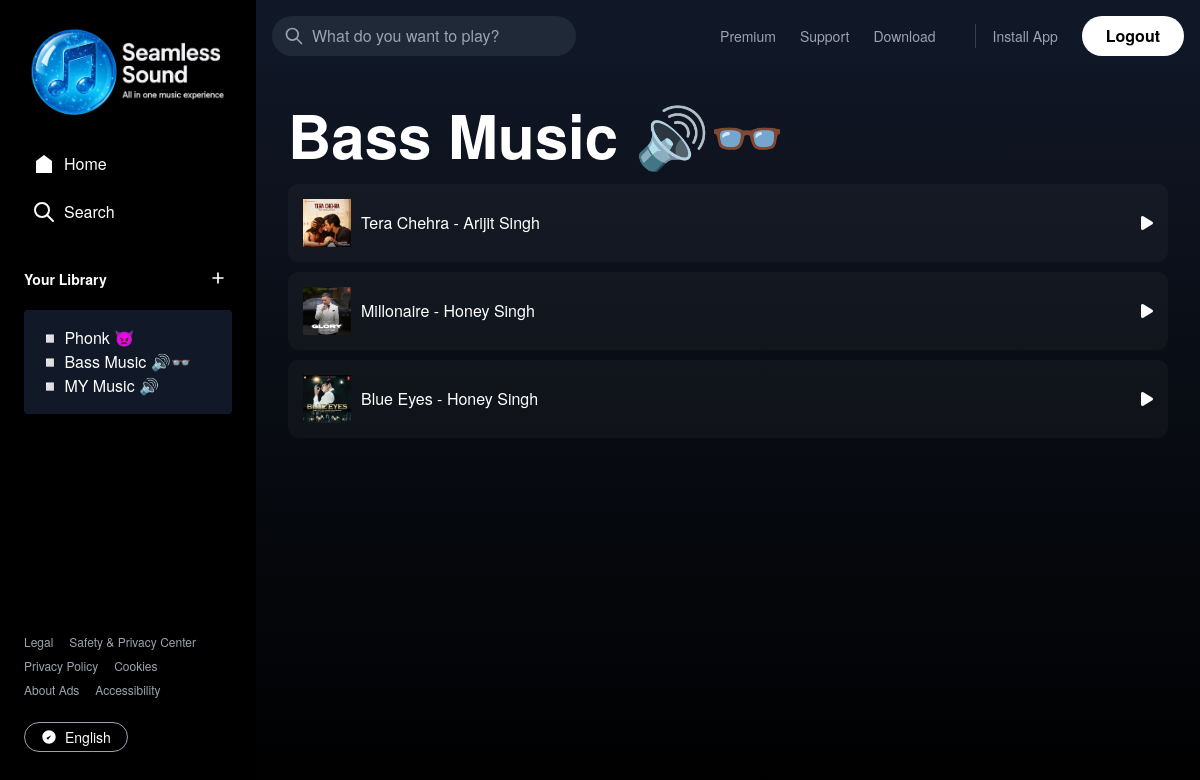
The page /playlists/5/ (signed in) on the database its author committed.
### music/models.py (models this page shows, shortened)
class Playlist(models.Model):
    name = models.CharField(max_length=100)
    user = models.ForeignKey(User, on_delete=models.CASCADE)
    songs = models.ManyToManyField(Song, related_name='playlists')
    created_at = models.DateTimeField(auto_now_add=True)

class Song(models.Model):
    title = models.CharField(max_length=100)
    artist = models.ForeignKey(Artist, on_delete=models.CASCADE)
    album = models.CharField(max_length=100, blank=True, null=True)
    audio_file = models.FileField(upload_to='songs/')  # Stores music files in 'media/songs/'
    cover_image = models.ImageField(upload_to='covers/', blank=True, null=True)  # Optional
    duration = models.CharField(max_length=20, blank=True)  # e.g., "3:45"
    lyrics = models.TextField(null=True, blank=True)

class Artist(models.Model):
    name = models.CharField(max_length=20)
    image = models.ImageField(upload_to='covers/', blank=True, null=True)  # Optional
    def __str__(self):
        return f"{self.name}"

### music/views.py (the view)
# urls.py: path('playlists/<int:pk>/', views.view_playlist, name='view_playlist'),
def view_playlist(request, pk):
    playlists = Playlist.objects.filter(user=request.user)
    playlist = get_object_or_404(Playlist, pk=pk)
    return render(request, 'music/view_playlist.html', {'playlist': playlist, 'playlists':playlists})

### music/templates/music/view_playlist.html (shortened to what this page needs)
{% extends 'base.html' %}
{% block content %}
<div class="p-8">
  <h2 class="text-6xl font-bold mb-5">{{ playlist.name }}</h2>
    {% for song in playlist.songs.all %}
        <a href="{% url 'song' song.id %}">
          <div id="songs-card">
            <div>
              <img class="size-12" src="{{song.cover_image.url}}" alt="">
              <p>{{ song.title }} - {{ song.artist }}</p>
            </div>
            <div>
              <i class="fa-solid fa-play"></i>
            </div>
          </div>
        </a>
    {% endfor %}
</div>
{% endblock %}

### music/templates/base.html (shortened to what this page needs)
{% load static %}
<!DOCTYPE html>
<html lang="en">
<head>
  <script src="https://cdn.tailwindcss.com"></script>
  <link rel="stylesheet" href="https://cdnjs.cloudflare.com/ajax/libs/font-awesome/6.4.0/css/all.min.css">
  <link rel="stylesheet" href="{% static 'css/base.css' %}">
</head>
<body class="bg-black text-white">
  <div class="flex h-screen">
    <div class="w-64 bg-black p-6 flex flex-col">
      <div class="mb-6 grid place-content-center">
        <a href="{% url 'home' %}">
          <img class="size-24 w-full" src="{% static 'images/logo1.png' %}" alt="">
        </a>
      </div>
      <nav class="mb-8">
        <ul class="space-y-2">
          <li>
            <a href="{% url 'home' %}" class="flex items-center p-2 rounded hover:bg-gray-800">
              <svg class="w-6 h-6 mr-2" fill="currentColor" viewBox="0 0 24 24">
                <path d="M12 3L4 9v12h16V9l-8-6z"/>
              </svg>
              <span>Home</span>
            </a>
          </li>
          <li>
            <a href="#search-bar" class="flex items-center p-2 rounded hover:bg-gray-800">
              <svg class="w-6 h-6 mr-2" fill="currentColor" viewBox="0 0 24 24">
                <path d="M10 18a8 8 0 100-16 8 8 0 000 16zm0-14a6 6 0 11-0.01 12.01A6 6 0 0110 4z"/>
                <path d="M21 21l-6-6" stroke="currentColor" stroke-width="2" stroke-linecap="round"/>
              </svg>
              <span>Search</span>
            </a>
          </li>
        </ul>
      </nav>
      <div class="flex items-center justify-between mb-4">
        <h2 class="text-sm font-bold">Your Library</h2>
        <a href="{% url 'create_playlist' %}">
          <button class="text-white hover:bg-gray-800 p-1 rounded-full">
            <svg class="w-5 h-5" fill="none" stroke="currentColor" viewBox="0 0 24 24">
              <path stroke-linecap="round" stroke-linejoin="round" stroke-width="2" d="M12 6v6m0 0v6m0-6h6m-6 0H6"/>
            </svg>
          </button>
        </a>
      </div>
      <div class="bg-gray-900 rounded p-4 mb-4">
        {% if playlists %}
        <ul>
          {% for playlist in playlists %}
          <a href="{% url 'view_playlist' playlist.pk %}"><li class="">◽ {{playlist.name}}</li></a>
          {% endfor %}
        </ul>
        {% else %}
        <h3 class="font-bold mb-1">Create your first playlist</h3>
        <p class="text-sm text-gray-400 mb-4">It's easy, we'll help you</p>
        <a href="{% url 'create_playlist' %}"><button class="bg-white text-black rounded-full px-4 py-2 text-sm font-bold">Create playlist</button></a>
        {% endif %}
      </div>
      <div class="mt-auto">
        <div class="flex flex-wrap text-xs text-gray-400 mb-4">
          <a href="#" class="mr-4 mb-2 hover:underline">Legal</a>
          <a href="#" class="mr-4 mb-2 hover:underline">Safety & Privacy Center</a>
          <a href="#" class="mr-4 mb-2 hover:underline">Privacy Policy</a>
          <a href="#" class="mr-4 mb-2 hover:underline">Cookies</a>
          <a href="#" class="mr-4 mb-2 hover:underline">About Ads</a>
          <a href="#" class="mr-4 mb-2 hover:underline">Accessibility</a>
        </div>
        <div class="mb-6">
          <button class="border border-gray-400 rounded-full px-4 py-1 text-sm flex items-center">
            <svg class="w-4 h-4 mr-2" viewBox="0 0 24 24" fill="currentColor">
              <path d="M12 22C6.477 22 2 17.523 2 12S6.477 2 12 2s10 4.477 10 10-4.477 10-10 10zm-4-8.5l2.514 2.5L15.5 9.5"/>
            </svg>
            English
          </button>
        </div>
      </div>
    </div>
    <div class="flex-1 bg-gradient-to-b from-gray-900 to-black overflow-y-auto">
      <header class="flex items-center justify-between p-4 sticky top-0 bg-opacity-70 bg-gray-900 z-10">
        <div class="relative w-1/3">
          <form method="GET" action="{% url 'search_songs' %}">
              <input id="search-bar" type="text" name="q" placeholder="What do you want to play?" value="{{ query|default:'' }}" class="bg-gray-800 text-white rounded-full w-full py-2 px-10">
              <svg class="absolute left-3 top-2.5 w-5 h-5 text-gray-400" fill="none" stroke="currentColor" viewBox="0 0 24 24">
                <path stroke-linecap="round" stroke-linejoin="round" stroke-width="2" d="M21 21l-6-6m2-5a7 7 0 11-14 0 7 7 0 0114 0z"/>
              </svg>
          </form>
        </div>
        <div class="flex items-center">
          <a href="#" class="text-gray-400 hover:text-white mr-6 text-sm font-medium">Premium</a>
          <a href="#" class="text-gray-400 hover:text-white mr-6 text-sm font-medium">Support</a>
          <a href="#" class="text-gray-400 hover:text-white mr-6 text-sm font-medium">Download</a>
          <a href="#" class="text-gray-400 hover:text-white mr-6 text-sm font-medium">Install App</a>
          <a href="{% url 'logout' %}" class="bg-white hover:bg-gray-200 text-black font-bold py-2 px-6 rounded-full">Logout</a>
        </div>
      </header>
      {% block content %}
      {% endblock %}
    </div>
</div>
</body>
</html>

### music/static/css/base.css (style rules this page uses)
body { font-family: 'Gotham', 'Helvetica Neue', Helvetica, Arial, sans-serif; background-color: #121212; color: white; }

### music/templates/music/view_playlist.html (style rules this page uses)
#songs-card { display: flex; justify-content: space-between; align-items: center; background-color: rgba(255, 255, 255, 0.03); margin-bottom: 10px; padding: 15px; border-radius: 10px; }
#songs-card div { display: flex; align-items: center; gap: 10px; }

### rows shown on the page
Playlist: name "Phonk 👿"
Playlist: name "Bass Music 🔊👓"
Playlist: name "MY Music 🔊"
Song: cover_image (picture), title "Tera Chehra", artist "Arijit Singh"
Song: cover_image (picture), title "Millonaire", artist "Honey Singh"
Song: cover_image (picture), title "Blue Eyes", artist "Honey Singh"
